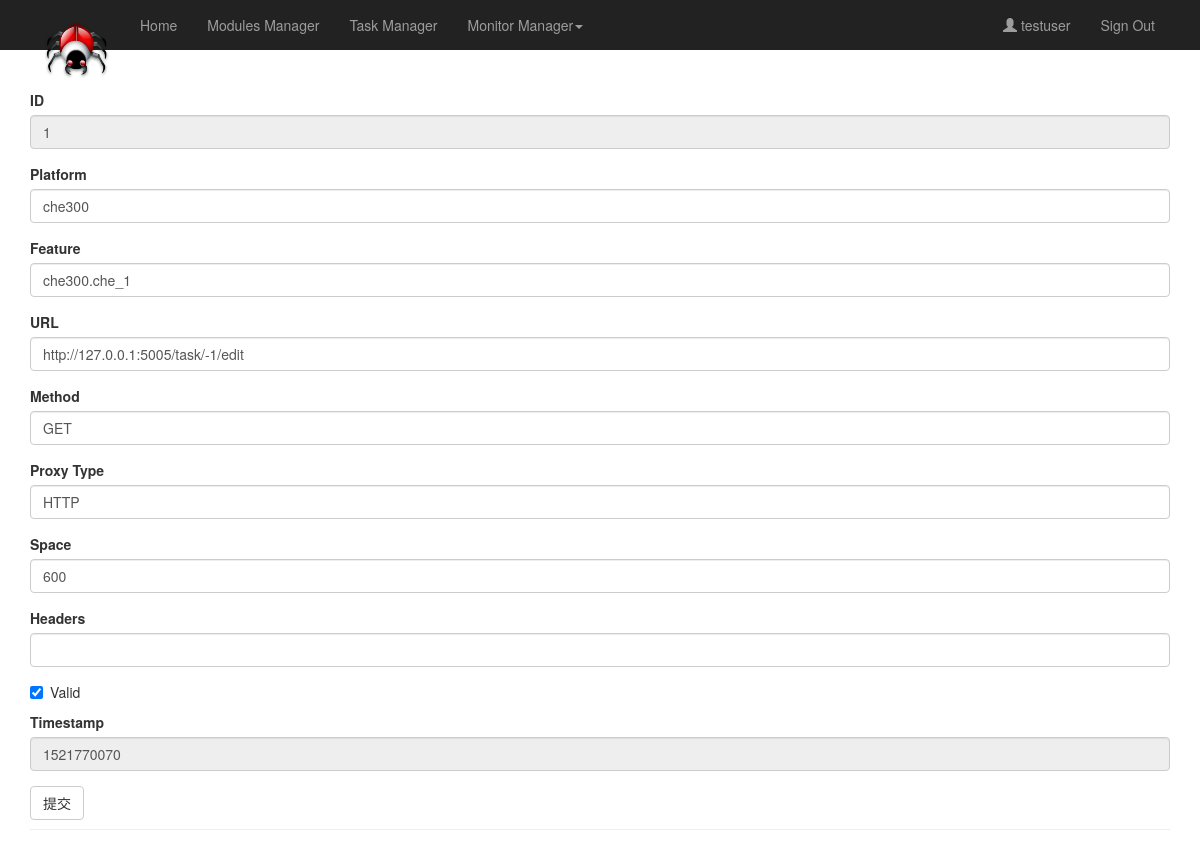
The page /task/1/edit (signed in) on the database its author committed.
### app/models.py (models this page shows, shortened)
class User(db.Model, UserMixin):
    __tablename__ = 'users'
    id = db.Column(db.Integer, primary_key=True)
    username = db.Column(db.String(32), index=True)
    password_hash = db.Column(db.String(128))
    @property
    def password(self):
        raise AttributeError('Password is not a readable attribute.')

class MainTask(db.Model):
    __tablename__ = 'main_task'
    id = db.Column(db.Integer, primary_key=True)
    url = db.Column(db.String(1024))
    platform = db.Column(db.String(32))
    feature = db.Column(db.String(32))
    space = db.Column(db.Integer)
    headers = db.Column(db.String(1024))
    method = db.Column(db.String(8), default='GET')
    proxy = db.Column(db.String(8), default='HTTP')
    valid = db.Column(db.Boolean, default=True)
    timestamp = db.Column(db.Integer)

### app/task/views.py (the view, shortened to what this page needs)
@task.route('/<tid>/edit', methods=['GET', 'POST'])
@login_required
def edit_task(tid):
    main_task = MainTask.query.get(int(tid))
    form = TaskForm()
    if int(tid) == -1:
        main_task = MainTask()
    form.update(main_task)
    return render_template('task/task_edit.html', form=form)

### app/models.py (called while the page is built)
@login_manager.user_loader
def load_user(uid):
    return User.query.get(int(uid))

### app/task/forms.py (called while the page is built)
    def update(self, task):
        self.id.data = str(task.id)
        self.url.data = task.url
        self.platform.data = task.platform
        self.feature.data = task.feature
        self.space.data = task.space
        self.headers.data = task.headers
        self.method.data = task.method
        self.proxy.data = task.proxy
        self.valid.data = bool(task.valid)
        self.timestamp.data = task.timestamp

### app/templates/task/task_edit.html (shortened to what this page needs)
{% extends "base.html" %}
{% import "bootstrap/wtf.html" as wtf %}
{% block page_content %}
<div class="page-header">
    {{ wtf.quick_form(form) }}
</div>
{% endblock %}

### app/templates/base.html (shortened to what this page needs)
{% extends "bootstrap/base.html" %}
{% block head %}
{{ super() }}
{% endblock %}
{% block navbar %}
<div class="navbar-inverse" role="navigation">
    <div class="container">
        <div class="navbar-header">
            <a class="navbar-brand" href="/">
                <img alt="Brand" src="/static/virus.ico" width="65px" height="65px">
            </a>
        </div>
        <div class="navbar-collapse collapse">
            <ul class="nav navbar-nav">
                <li role="presentation" {% if request.endpoint=="/" %}class="active"{% endif %}>
                    <a href="/">Home</a>
                </li>
                <li role="presentation" {% if request.endpoint=="modules.modules_list" %}class="active"{% endif %}>
                    <a href="{{ url_for('modules.modules_list') }}">Modules Manager</a>
                </li>
                <li role="presentation" {% if request.endpoint=="task.task_list" %}class="active"{% endif %}>
                    <a href="{{ url_for('task.task_list') }}">Task Manager</a>
                </li>
                <li class="dropdown" role="presentation" {% if request.endpoint=="monitor.monitor_status" %}class="active"{% endif %}>
                  <a href="#" class="dropdown-toggle" data-toggle="dropdown">
                      Monitor Manager<span class="caret"></span>
                  </a>
                </li>
            </ul>
            <ul class="nav navbar-nav navbar-right">
                {% if current_user.is_authenticated %}
                <li><a><i class="glyphicon glyphicon-user"></i> {{ current_user.username }}</a></li>
                <li><a href="{{ url_for('auth.logout') }}">Sign Out</a></li>
                {% else %}
                <li><a href="{{ url_for('auth.login') }}">Sign In</a></li>
                {% endif %}
            </ul>
        </div>
    </div>
</div>
{% endblock %}
{% block content %}
<div class="container">
    {% block page_content %}
    {% endblock %}
</div>
{% endblock %}

### rows shown on the page
User: username "testuser"
MainTask: id "1", platform "che300", feature "che300.che_1", url "http://127.0.0.1:5005/task/-1/edit", method "GET", proxy "HTTP", space "600", valid "☑", timestamp "1521770070"
